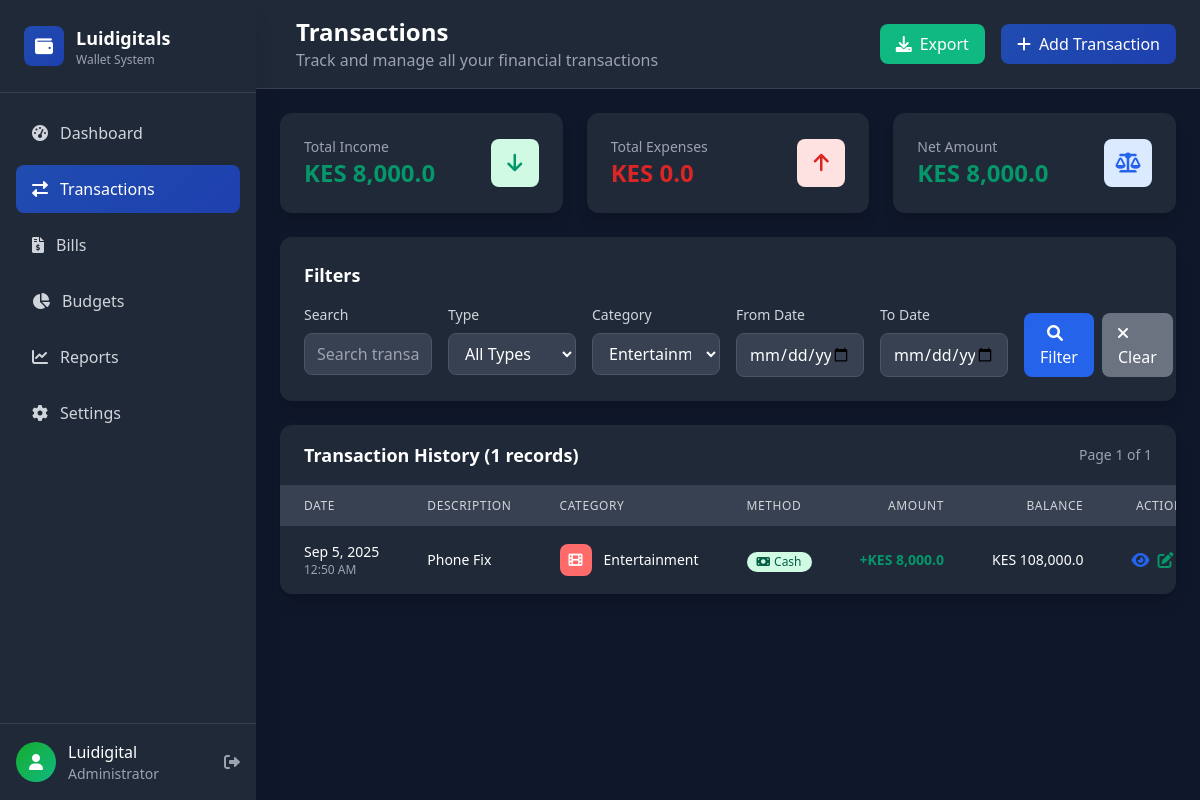
Screenshot of /transactions.php?category=7 (signed in) with the database file from the repository.
### tables this page shows
CREATE TABLE `transactions` (
  `id` int NOT NULL,
  `user_id` int NOT NULL,
  `bill_id` int DEFAULT NULL,
  `category_id` int DEFAULT NULL,
  `type` enum('income','expense','transfer') NOT NULL,
  `amount` decimal(15,2) NOT NULL,
  `description` varchar(255) DEFAULT NULL,
  `transaction_date` datetime DEFAULT CURRENT_TIMESTAMP,
  `payment_method` enum('cash','bank','mobile_money','card') DEFAULT 'cash',
  `reference_number` varchar(100) DEFAULT NULL,
  `balance_after` decimal(15,2) DEFAULT NULL,
  `notes` text,
  `created_at` timestamp NULL DEFAULT CURRENT_TIMESTAMP
);

CREATE TABLE `categories` (
  `id` int NOT NULL,
  `name` varchar(50) NOT NULL,
  `icon` varchar(50) DEFAULT 'fas fa-money-bill',
  `color` varchar(20) DEFAULT '#204cb0',
  `is_default` tinyint(1) DEFAULT '0',
  `user_id` int DEFAULT NULL,
  `created_at` timestamp NULL DEFAULT CURRENT_TIMESTAMP
);

### transactions.php (the view, shortened to what the rows shown need)
<?php
require_once 'config/database.php';
$db = Database::getInstance();
$user_id = $_SESSION['user_id'];
$settings = [];
$settingsResult = $db->fetchAll("SELECT setting_key, setting_value FROM settings WHERE user_id = ?", [$user_id]);
foreach ($settingsResult as $setting) {
    $settings[$setting['setting_key']] = $setting['setting_value'];
}
$darkMode = ($settings['dark_mode'] ?? '1') == '1';
$currency = $settings['currency'] ?? 'KES';
$page = max(1, intval($_GET['page'] ?? 1));
$perPage = 20;
$offset = ($page - 1) * $perPage;
$categoryFilter = intval($_GET['category'] ?? 0);
$whereConditions = ["t.user_id = ?"];
$params = [$user_id];
if ($categoryFilter > 0) {
    $whereConditions[] = "t.category_id = ?";
    $params[] = $categoryFilter;
}
$whereClause = implode(' AND ', $whereConditions);
$transactionsQuery = "
    SELECT t.*, c.name as category_name, c.icon as category_icon, c.color as category_color,
           b.name as bill_name
    FROM transactions t
    LEFT JOIN categories c ON t.category_id = c.id
    LEFT JOIN bills b ON t.bill_id = b.id
    WHERE $whereClause
    ORDER BY t.transaction_date DESC
    LIMIT $perPage OFFSET $offset
";
$transactions = $db->fetchAll($transactionsQuery, $params);
$themeClass = $darkMode ? 'dark' : '';
?>
<!DOCTYPE html>
<html lang="en" class="<?= $themeClass ?>">
<head>
    <link href="https://cdnjs.cloudflare.com/ajax/libs/tailwindcss/2.2.19/tailwind.min.css" rel="stylesheet">
    <link href="https://cdnjs.cloudflare.com/ajax/libs/font-awesome/6.0.0/css/all.min.css" rel="stylesheet">
</head>
<body class="<?= $darkMode ? 'dark bg-gray-900' : 'bg-gray-50' ?> font-sans">
    <aside id="sidebar" class="fixed left-0 top-0 w-64 h-full <?= $darkMode ? 'bg-gray-800' : 'bg-white' ?> shadow-xl z-50 sidebar-transition transform -translate-x-full md:translate-x-0">
        <div class="flex flex-col h-full">
            <div class="flex items-center justify-between p-6 border-b <?= $darkMode ? 'border-gray-700' : 'border-gray-200' ?>">
                <div class="flex items-center space-x-3">
                    <div>
                        <h1 class="text-lg font-bold <?= $darkMode ? 'text-white' : 'text-gray-800' ?>">Luidigitals</h1>
                    </div>
                </div>
            </div>
        </div>
    </aside>
    <main class="md:ml-64 min-h-screen">
        <header class="<?= $darkMode ? 'bg-gray-800' : 'bg-white' ?> shadow-sm border-b <?= $darkMode ? 'border-gray-700' : 'border-gray-200' ?>">
            <div class="flex items-center justify-between px-6 py-4">
                <div class="flex items-center space-x-4">
                    <div>
                        <h1 class="text-2xl font-bold <?= $darkMode ? 'text-white' : 'text-gray-800' ?>">Transactions</h1>
                    </div>
                </div>
            </div>
        </header>
        <div class="p-6">
            <div class="<?= $darkMode ? 'bg-gray-800' : 'bg-white' ?> rounded-xl shadow-lg overflow-hidden">
                <div class="overflow-x-auto">
                    <table class="w-full">
                        <thead class="<?= $darkMode ? 'bg-gray-700' : 'bg-gray-50' ?>">
                            <tr>
                                <th class="px-6 py-3 text-left text-xs font-medium <?= $darkMode ? 'text-gray-300' : 'text-gray-500' ?> uppercase tracking-wider">Date</th>
                                <th class="px-6 py-3 text-left text-xs font-medium <?= $darkMode ? 'text-gray-300' : 'text-gray-500' ?> uppercase tracking-wider">Description</th>
                                <th class="px-6 py-3 text-left text-xs font-medium <?= $darkMode ? 'text-gray-300' : 'text-gray-500' ?> uppercase tracking-wider">Category</th>
                                <th class="px-6 py-3 text-left text-xs font-medium <?= $darkMode ? 'text-gray-300' : 'text-gray-500' ?> uppercase tracking-wider">Method</th>
                                <th class="px-6 py-3 text-right text-xs font-medium <?= $darkMode ? 'text-gray-300' : 'text-gray-500' ?> uppercase tracking-wider">Amount</th>
                                <th class="px-6 py-3 text-right text-xs font-medium <?= $darkMode ? 'text-gray-300' : 'text-gray-500' ?> uppercase tracking-wider">Balance</th>
                                <th class="px-6 py-3 text-center text-xs font-medium <?= $darkMode ? 'text-gray-300' : 'text-gray-500' ?> uppercase tracking-wider">Actions</th>
                            </tr>
                        </thead>
                        <tbody class="divide-y <?= $darkMode ? 'divide-gray-700' : 'divide-gray-200' ?>">
                            <?php if (empty($transactions)): ?>
                                <tr>
                                    <td colspan="7" class="px-6 py-12 text-center <?= $darkMode ? 'text-gray-400' : 'text-gray-500' ?>">
                                        <i class="fas fa-exchange-alt text-4xl mb-4"></i>
                                        <p class="text-lg mb-2">No transactions found</p>
                                        <p>Try adjusting your filters or add your first transaction</p>
                                        <button onclick="openAddModal()" class="mt-4 text-blue-600 hover:text-blue-700 font-medium">Add Transaction</button>
                                    </td>
                                </tr>
                            <?php else: ?>
                                <?php foreach ($transactions as $transaction): ?>
                                    <tr class="transaction-row">
                                        <td class="px-6 py-4 whitespace-nowrap">
                                            <div class="text-sm <?= $darkMode ? 'text-white' : 'text-gray-900' ?>"><?= formatDate($transaction['transaction_date'], 'M j, Y') ?></div>
                                            <div class="text-xs <?= $darkMode ? 'text-gray-400' : 'text-gray-500' ?>"><?= formatDate($transaction['transaction_date'], 'g:i A') ?></div>
                                        </td>
                                        <td class="px-6 py-4">
                                            <div class="text-sm font-medium <?= $darkMode ? 'text-white' : 'text-gray-900' ?>"><?= htmlspecialchars($transaction['description']) ?></div>
                                        </td>
                                        <td class="px-6 py-4 whitespace-nowrap">
                                            <div class="flex items-center">
                                                <div class="w-8 h-8 rounded-lg flex items-center justify-center mr-3" style="background-color: <?= $transaction['category_color'] ?? '#6b7280' ?>;">
                                                    <i class="<?= $transaction['category_icon'] ?? 'fas fa-money-bill' ?> text-white text-sm"></i>
                                                </div>
                                                <div class="text-sm <?= $darkMode ? 'text-white' : 'text-gray-900' ?>"><?= htmlspecialchars($transaction['category_name'] ?? 'Uncategorized') ?></div>
                                            </div>
                                        </td>
                                        <td class="px-6 py-4 whitespace-nowrap">
                                            <span class="inline-flex items-center px-2.5 py-0.5 rounded-full text-xs font-medium <?=
                                                $transaction['payment_method'] === 'cash' ? 'bg-green-100 text-green-800' :
                                                ($transaction['payment_method'] === 'bank' ? 'bg-blue-100 text-blue-800' :
                                                ($transaction['payment_method'] === 'mobile_money' ? 'bg-purple-100 text-purple-800' : 'bg-yellow-100 text-yellow-800'))
                                            ?>">
                                                <i class="fas fa-<?=
                                                    $transaction['payment_method'] === 'cash' ? 'money-bill' :
                                                    ($transaction['payment_method'] === 'bank' ? 'university' :
                                                    ($transaction['payment_method'] === 'mobile_money' ? 'mobile-alt' : 'credit-card'))
                                                ?> mr-1"></i>
                                                <?= ucfirst(str_replace('_', ' ', $transaction['payment_method'])) ?>
                                            </span>
                                        </td>
                                        <td class="px-6 py-4 whitespace-nowrap text-right">
                                            <div class="text-sm font-semibold <?= $transaction['type'] === 'income' ? 'text-green-600' : 'text-red-600' ?>">
                                                <?= $transaction['type'] === 'income' ? '+' : '-' ?><?= formatMoney($transaction['amount'], $currency) ?>
                                            </div>
                                        </td>
                                        <td class="px-6 py-4 whitespace-nowrap text-right">
                                            <div class="text-sm <?= $darkMode ? 'text-white' : 'text-gray-900' ?>"><?= formatMoney($transaction['balance_after'], $currency) ?></div>
                                        </td>
                                        <td class="px-6 py-4 whitespace-nowrap text-center">
                                            <div class="flex items-center justify-center space-x-2">
                                                <button onclick="viewTransaction(<?= $transaction['id'] ?>)" class="text-blue-600 hover:text-blue-800 transition-colors" title="View">
                                                    <i class="fas fa-eye"></i>
                                                </button>
                                                <button onclick="editTransaction(<?= $transaction['id'] ?>)" class="text-green-600 hover:text-green-800 transition-colors" title="Edit">
                                                    <i class="fas fa-edit"></i>
                                                </button>
                                            </div>
                                        </td>
                                    </tr>
                                <?php endforeach; ?>
                            <?php endif; ?>
                        </tbody>
                    </table>
                </div>
           </div>
       </div>
   </main>
</body>
</html>

### rows the page displays
transactions: transaction_date "Sep 5, 2025", transaction_date "12:50 AM", description "Phone Fix", category.name "Entertainment", payment_method "Cash", amount "KES 8,000.0", balance_after "KES 108,000.0"

### other values shown
$_SESSION['full_name'] "Luidigital"
formatMoney($totals['total_income'] ?? 0, $currency) "KES 8,000.0"
formatMoney($totals['total_expenses'] ?? 0, $currency) "KES 0.0"
formatMoney($netAmount, $currency) "KES 8,000.0"
$totalRecords "1"
$page "1"
$totalPages "1"
form field category "Entertainment"
